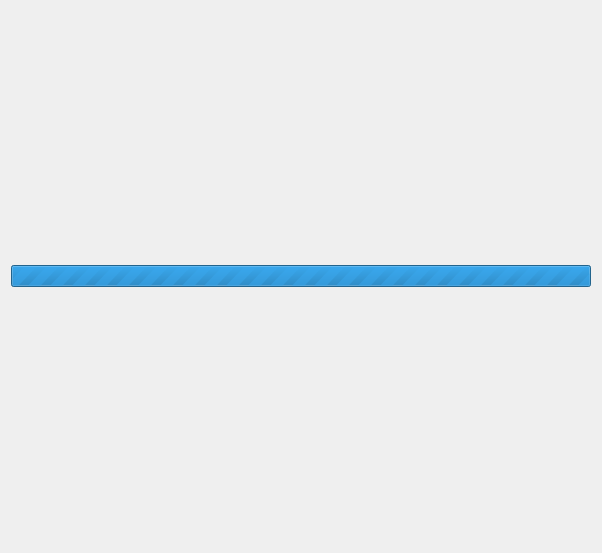
<?xml version="1.0" encoding="UTF-8"?>
<ui version="4.0">
 <class>AuthDialog</class>
 <widget class="QDialog" name="AuthDialog">
  <property name="windowModality">
   <enum>Qt::ApplicationModal</enum>
  </property>
  <property name="geometry">
   <rect>
    <x>0</x>
    <y>0</y>
    <width>602</width>
    <height>553</height>
   </rect>
  </property>
  <property name="windowTitle">
   <string>Dialog</string>
  </property>
  <layout class="QGridLayout" name="gridLayout" rowstretch="0">
   <item row="0" column="0">
    <widget class="QProgressBar" name="progressBar">
     <property name="maximum">
      <number>0</number>
     </property>
     <property name="value">
      <number>0</number>
     </property>
    </widget>
   </item>
  </layout>
 </widget>
 <resources/>
 <connections/>
</ui>
